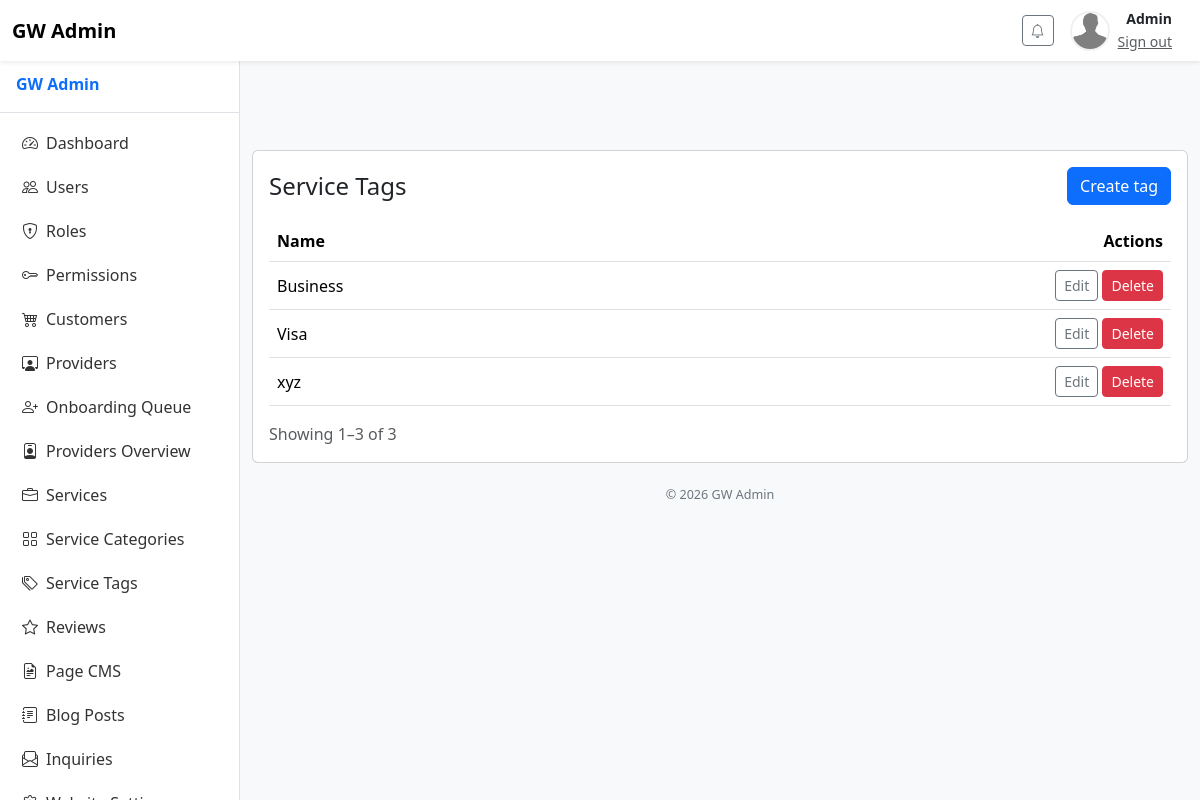
The app's page /admin/service_tags/index.php (signed in) with its own data.
### tables this page shows
CREATE TABLE `service_tags` (
  `id` int(10) unsigned NOT NULL AUTO_INCREMENT,
  `uuid` char(36) NOT NULL,
  `name` varchar(150) NOT NULL,
  `created_at` timestamp NULL DEFAULT current_timestamp(),
  PRIMARY KEY (`id`),
  UNIQUE KEY `uuid` (`uuid`),
  UNIQUE KEY `name` (`name`)
);

### lib/auth.php (called while the page is built, shortened)
<?php
function get_client_subnet(): string {
    $ip = $_SERVER['REMOTE_ADDR'] ?? '0.0.0.0';
    if (filter_var($ip, FILTER_VALIDATE_IP, FILTER_FLAG_IPV4)) {
        $parts = explode('.', $ip);
        return $parts[0] . '.' . $parts[1] . '.' . $parts[2] . '.0';
    } elseif (filter_var($ip, FILTER_VALIDATE_IP, FILTER_FLAG_IPV6)) {
        $parts = explode(':', $ip);
        return $parts[0] . ':' . $parts[1] . ':' . $parts[2] . ':0';
    }
    return '0.0.0.0';
}
function validate_session_bindings(): bool {
    $user_agent = $_SERVER['HTTP_USER_AGENT'] ?? '';
    $subnet = get_client_subnet();
    return true;
}
function current_user(): ?array {
    $user = $_SESSION['user'];
    return $user;
}
?>

### lib/permissions.php (called while the page is built, shortened)
<?php
require_once __DIR__ . '/auth.php';
function load_user_permissions_mysqli($userId): array {
    global $mysqli;
    $perms = [];
    $uid = is_numeric($userId) ? intval($userId) : null;
    if (!$uid) {
        $res = $mysqli->query("SELECT id FROM users WHERE uuid = '" . $mysqli->real_escape_string($userId) . "' LIMIT 1");
        if ($res && $row = $res->fetch_assoc()) {
            $uid = (int)$row['id'];
        }
    }
    $roleIds = [];
    $sql = "SELECT role_id FROM user_roles WHERE user_id = $uid";
    if ($res = $mysqli->query($sql)) {
        while ($r = $res->fetch_assoc()) $roleIds[] = (int)$r['role_id'];
    }
    if (!empty($roleIds)) {
        $in = implode(',', array_map('intval', $roleIds));
        $sql = "SELECT DISTINCT p.name FROM permissions p JOIN role_permissions rp ON rp.permission_id = p.id WHERE rp.role_id IN ($in)";
        if ($res = $mysqli->query($sql)) {
            while ($r = $res->fetch_assoc()) $perms[] = $r['name'];
        }
    }
    return array_values(array_unique($perms));
}
function can(string $permission): bool {
    static $request_perms = null;
    $user = current_user();
    if ($request_perms === null) {
        $userId = $user['uuid'] ?? (int)$user['id'];
        $request_perms = load_user_permissions_mysqli($userId);
    }
    return in_array($permission, $request_perms, true);
}

### lib/middleware.php (called while the page is built, shortened)
<?php
require_once __DIR__ . '/permissions.php';
require_once __DIR__ . '/auth.php';
function require_permission_or_die(string $perm) {
    global $domain;
    if (!can($perm)) {
        http_response_code(403);
        if (!empty($_SERVER['HTTP_X_REQUESTED_WITH']) && strtolower($_SERVER['HTTP_X_REQUESTED_WITH']) === 'xmlhttprequest') {
            header('Content-Type: application/json');
            echo json_encode(['error' => 'forbidden']);
            exit;
        }
        if (current_user()) {
            die('Forbidden: You do not have permission to access this resource.');
        }
        if (is_role('provider')) {
            header('Location: '.$domain.'/vendor/index.php');
            exit;
        }
        header('Location: '.$domain.'/login.php');
        exit;
    }
}
?>

### lib/pagination.php (called while the page is built, shortened)
<?php
function get_current_page(string $param = 'page', int $min = 1): int {
    $p = isset($_GET[$param]) ? intval($_GET[$param]) : $min;
    return max($min, $p);
}
function paginate(int $total, int $perPage, int $current): array {
    $perPage = max(1, intval($perPage));
    $pages = (int)ceil($total / $perPage);
    $current = max(1, min($pages > 0 ? $pages : 1, intval($current)));
    $offset = ($current - 1) * $perPage;
    return [
        'total' => $total,
        'perPage' => $perPage,
        'current' => $current,
        'pages' => $pages,
        'offset' => $offset,
        'limit' => $perPage
    ];
}

### admin/service_tags/index.php (the view, shortened to what this page needs)
<?php
require_once __DIR__ . '/../../lib/middleware.php';
require_permission_or_die('services.view');
require_once __DIR__ . '/../../lib/pagination.php';
require_once __DIR__ . '/../../lib/services_helpers.php';
$page = get_current_page('page', 1);
$perPage = 20;
$total = 0;
if ($res = $mysqli->query("SELECT COUNT(*) AS cnt FROM service_tags")) {
    $row = $res->fetch_assoc();
    $total = (int)$row['cnt'];
}
$meta = paginate($total, $perPage, $page);
$offset = $meta['offset'];
$limit = $meta['limit'];
$tags = [];
$sql = "SELECT id, name FROM service_tags ORDER BY name ASC LIMIT " . intval($offset) . ", " . intval($limit);
if ($res = $mysqli->query($sql)) {
    while ($r = $res->fetch_assoc()) $tags[] = $r;
}
include __DIR__ . '/../../partials/header.php';
include __DIR__ . '/../../partials/sidebar.php';
?>
<div class="card mt-4 p-3">
  <div class="d-flex justify-content-between align-items-center mb-3">
    <h4 class="mb-0">Service Tags</h4>
    <?php if (can('services.manage')): ?>
      <a href="<?php echo $domain; ?>/admin/service_tags/create.php" class="btn btn-primary">Create tag</a>
    <?php endif; ?>
  </div>
  <?php if (empty($tags)): ?>
    <div class="alert alert-info">No tags found.</div>
  <?php else: ?>
    <table class="table table-hover">
      <thead>
        <tr>
          <th style="width:60%;">Name</th>
          <th style="width:40%;" class="text-end">Actions</th>
        </tr>
      </thead>
      <tbody>
        <?php foreach ($tags as $t): ?>
          <tr>
            <td><?php echo htmlspecialchars($t['name'], ENT_QUOTES); ?></td>
            <td class="text-end">
              <a href="<?php echo $domain;?>/admin/service_tags/edit.php?uuid=<?php echo htmlspecialchars($t['uuid']); ?>" class="btn btn-sm btn-outline-secondary">Edit</a>
              <?php if (can('services.manage')): ?>
                <form method="post" action="<?php echo $domain;?>/admin/service_tags/delete.php" class="d-inline-block" onsubmit="return confirm('Delete tag?');">
                  <button class="btn btn-sm btn-danger">Delete</button>
                </form>
              <?php endif; ?>
            </td>
          </tr>
        <?php endforeach; ?>
      </tbody>
    </table>
    <div class="d-flex justify-content-between align-items-center">
      <div class="text-muted">
        <?php
          $start = $meta['offset'] + 1;
          $end = min($meta['offset'] + $meta['perPage'], $meta['total']);
          if ($meta['total'] === 0) {
              echo 'No tags';
          } else {
              echo "Showing {$start}–{$end} of " . intval($meta['total']);
          }
        ?>
      </div>
    </div>
  <?php endif; ?>
</div>
<?php include __DIR__ . '/../../partials/footer.php'; ?>

### public/assets/css/app.css (style rules this page uses)
body { padding-top: 70px; background:#f8f9fa; }
table td, table th { vertical-align: middle !important; }
body.with-sidebar { padding-left: 240px; }

### records on screen
service_tags: name "Business"
service_tags: name "Visa"
service_tags: name "xyz"

### other values on screen
$user['name'] "Admin"
$safeLabel "Dashboard Users Roles Permissions Customers Providers Onboarding Queue Providers Overview Services Service Categories Service Tags Reviews Page CMS Blog Posts Inquiries"
$start "1"
$end "3"
$meta['total'] "3"
